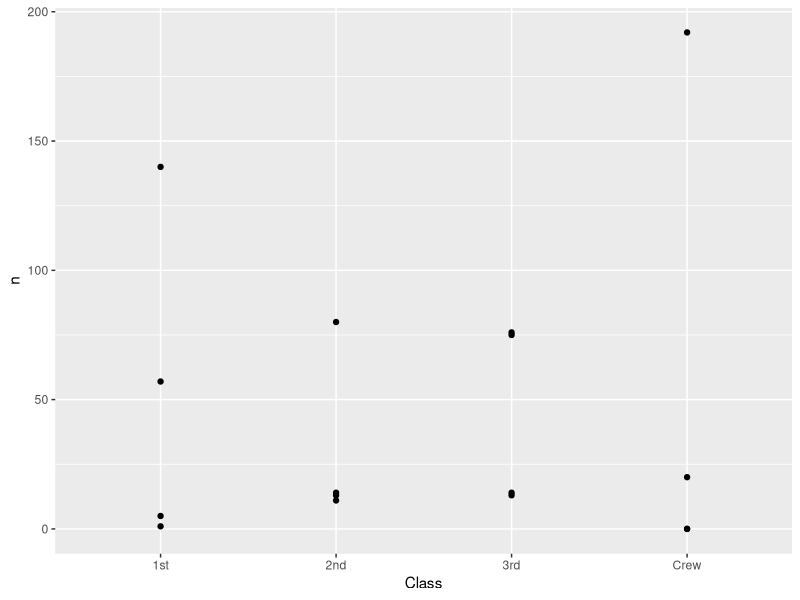

This chart was generated by the following R code:
## ---- chunk 1
library(tidyverse)

df_titanic <- as_tibble(Titanic)
## ---- chunk 2
glimpse(df_titanic)
## ---- chunk 3
## NOTE: No need to edit! We'll cover how to
## do this calculation in a later exercise.
df_titanic %>% summarize(total = sum(n))
## ---- chunk 4
df_titanic %>%
  filter(Survived == "Yes")
## ---- chunk 5
df_titanic %>%
  filter(Survived == "Yes") %>%
  ggplot() +
  geom_point(mapping = aes(x = Class, y = n))
## ---- chunk 6
## NOTE: No need to edit! We'll cover how to
## do this calculation in a later exercise.
df_prop <-
  df_titanic %>%
  group_by(Class, Sex, Age) %>%
  mutate(
    Total = sum(n),
    Prop = n / Total
  ) %>%
  ungroup()
df_prop
## ---- chunk 7

## ---- chunk 8
